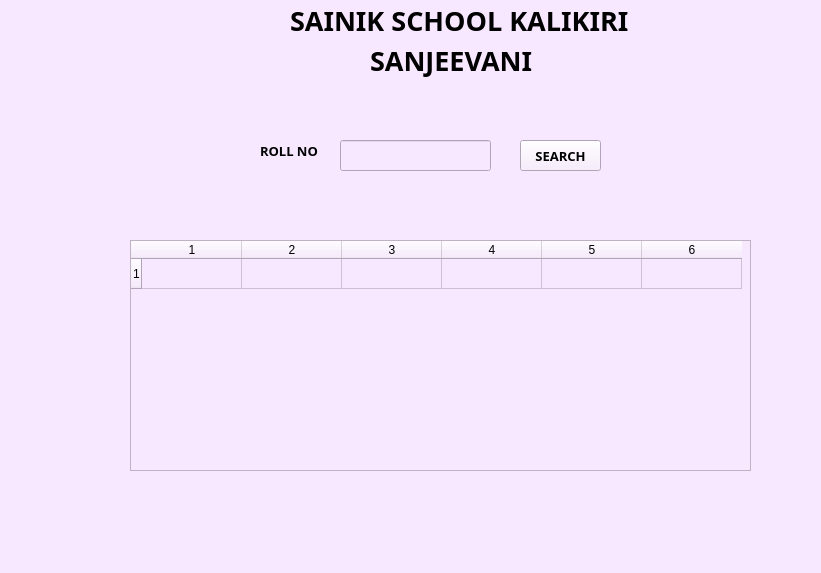
<?xml version="1.0" encoding="UTF-8"?>
<ui version="4.0">
 <class>MainWindow</class>
 <widget class="QMainWindow" name="MainWindow">
  <property name="geometry">
   <rect>
    <x>0</x>
    <y>0</y>
    <width>821</width>
    <height>573</height>
   </rect>
  </property>
  <property name="windowTitle">
   <string>MainWindow</string>
  </property>
  <property name="styleSheet">
   <string notr="true">background-color: rgb(247, 231, 255);</string>
  </property>
  <widget class="QWidget" name="centralwidget">
   <widget class="QLabel" name="label_4">
    <property name="geometry">
     <rect>
      <x>370</x>
      <y>40</y>
      <width>171</width>
      <height>41</height>
     </rect>
    </property>
    <property name="font">
     <font>
      <family>Segoe UI Black</family>
      <pointsize>20</pointsize>
      <weight>75</weight>
      <bold>true</bold>
     </font>
    </property>
    <property name="text">
     <string>SANJEEVANI</string>
    </property>
   </widget>
   <widget class="QLabel" name="label_7">
    <property name="geometry">
     <rect>
      <x>130</x>
      <y>10</y>
      <width>121</width>
      <height>81</height>
     </rect>
    </property>
    <property name="styleSheet">
     <string notr="true">image: url(:/newPrefix/schoologo.jpg);</string>
    </property>
    <property name="text">
     <string/>
    </property>
   </widget>
   <widget class="QLabel" name="label_3">
    <property name="geometry">
     <rect>
      <x>290</x>
      <y>0</y>
      <width>341</width>
      <height>41</height>
     </rect>
    </property>
    <property name="font">
     <font>
      <family>Segoe UI Black</family>
      <pointsize>20</pointsize>
      <weight>75</weight>
      <bold>true</bold>
     </font>
    </property>
    <property name="text">
     <string>SAINIK SCHOOL KALIKIRI</string>
    </property>
   </widget>
   <widget class="QLabel" name="label_5">
    <property name="geometry">
     <rect>
      <x>660</x>
      <y>10</y>
      <width>71</width>
      <height>91</height>
     </rect>
    </property>
    <property name="styleSheet">
     <string notr="true">image: url(:/newPrefix/Sanjeevani.png);</string>
    </property>
    <property name="text">
     <string/>
    </property>
   </widget>
   <widget class="QLabel" name="label">
    <property name="geometry">
     <rect>
      <x>260</x>
      <y>140</y>
      <width>81</width>
      <height>21</height>
     </rect>
    </property>
    <property name="font">
     <font>
      <family>Segoe UI Black</family>
      <pointsize>10</pointsize>
      <weight>75</weight>
      <bold>true</bold>
     </font>
    </property>
    <property name="text">
     <string>ROLL NO</string>
    </property>
   </widget>
   <widget class="QLineEdit" name="lineEdit">
    <property name="geometry">
     <rect>
      <x>340</x>
      <y>140</y>
      <width>151</width>
      <height>31</height>
     </rect>
    </property>
   </widget>
   <widget class="QPushButton" name="pushButton">
    <property name="geometry">
     <rect>
      <x>520</x>
      <y>140</y>
      <width>81</width>
      <height>31</height>
     </rect>
    </property>
    <property name="font">
     <font>
      <family>Segoe UI Black</family>
      <pointsize>10</pointsize>
      <weight>75</weight>
      <bold>true</bold>
     </font>
    </property>
    <property name="text">
     <string>SEARCH</string>
    </property>
   </widget>
   <widget class="QTableWidget" name="tableWidget">
    <property name="geometry">
     <rect>
      <x>130</x>
      <y>240</y>
      <width>621</width>
      <height>231</height>
     </rect>
    </property>
    <property name="rowCount">
     <number>1</number>
    </property>
    <property name="columnCount">
     <number>6</number>
    </property>
    <row/>
    <column/>
    <column/>
    <column/>
    <column/>
    <column/>
    <column/>
   </widget>
  </widget>
  <widget class="QStatusBar" name="statusbar"/>
 </widget>
 <resources>
  <include location="images/schoologo.qrc"/>
  <include location="images/Sanjeevani.qrc"/>
 </resources>
 <connections/>
</ui>
